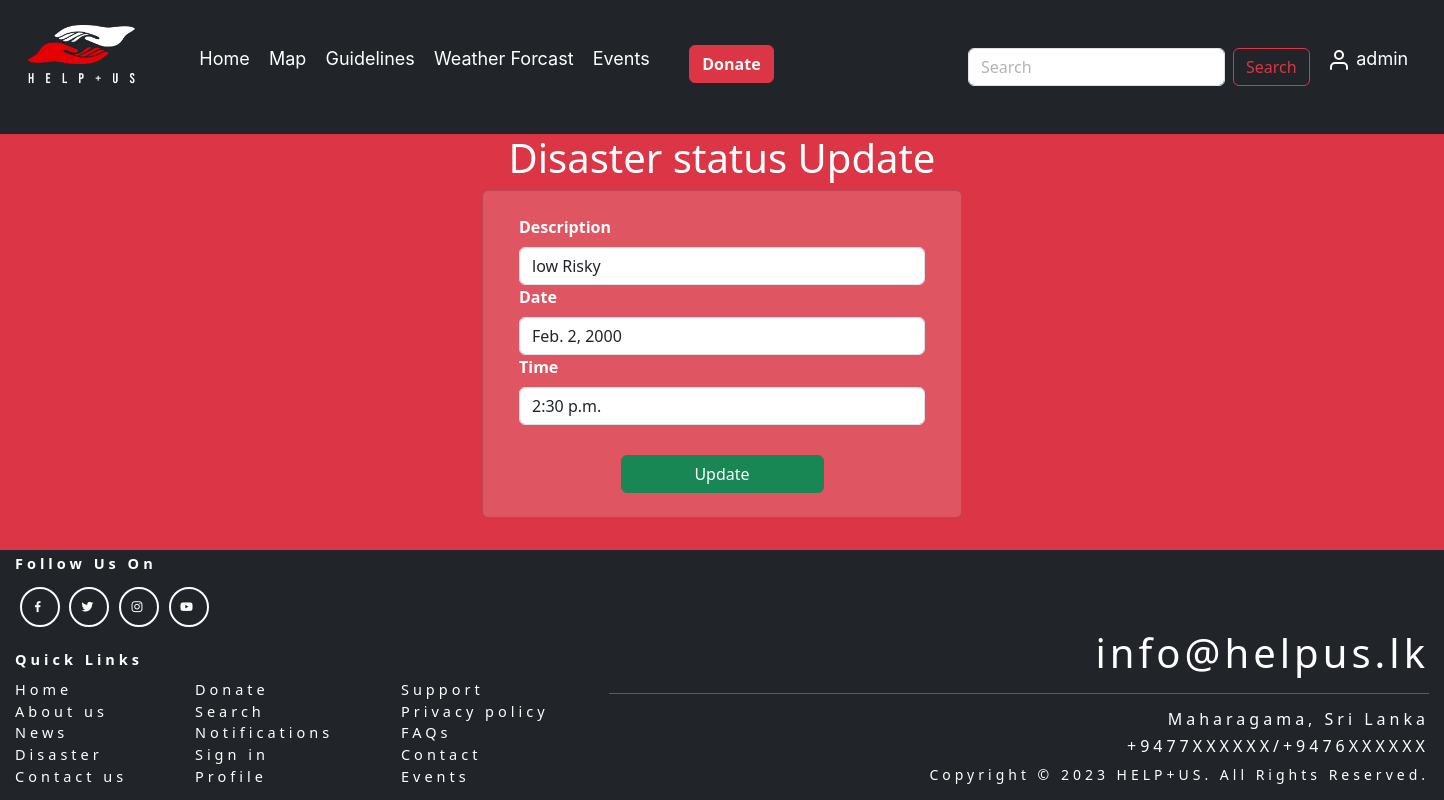
/app/disasterupdateview/3 (signed in), run on the app's committed database.
### app/models.py (models this page shows)
class Disaster(models.Model):
    description = models.CharField(max_length=45)
    date = models.DateField()
    time = models.TimeField()

### app/views.py (the view)
# urls.py: path('disasterupdateview/<int:pk>', DisatserUpdateView.as_view(), name='disaster_update'),
class DisatserUpdateView(PermissionRequiredMixin, UpdateView):
    permission_required = 'app.update_disaster'
    model = Disaster
    fields = '__all__'
    template_name_suffix = "_update"
    success_url = '../../app/disasterlistview'

### app/templates/app/disaster_update.html (shortened to what this page needs)
<!DOCTYPE html>
<html>
    {% extends "base.html" %}
    {% block content %}
<head>
    <link href="https://cdn.jsdelivr.net/npm/bootstrap@5.3.0-alpha3/dist/css/bootstrap.min.css" rel="stylesheet"
>
</head>
<body class="bg-danger">
    {% load static %}
    <div class="col-12">
        <h1 class="text-center text-white">Disaster status Update</h1>
    </div>
    <div class="card w-50 mb-6 container" style="max-width: 30rem; background-color: rgba(245, 245, 245, 0.164);">
        <div class="container-fluid p-4">
            <form method="POST">
                <div>
                    <label class="form-label text-white fw-semibold">Description</label>
                    <input value="{{disaster.description}}" name="description" class="form-control" placeholder="Risky">
                </div>
                <div>
                    <label class="form-label text-white fw-semibold">Date</label>
                    <input value="{{disaster.date}}" name="date" class="form-control" placeholder="12/11/2007">
                </div>
                <div>
                    <label class="form-label text-white fw-semibold">Time</label>
                    <input value="{{disaster.time}}" name="time" class="form-control" placeholder="14:30:59">
                </div>
                <div class="d-grid gap-2 col-6 mx-auto" style="margin-top: 30px;" >
                    <input class="btn btn-success" type="submit" value="Update">
                </div>
            </form>
        </div>
    </div>
</body>
{% endblock %}

### app/templates/base.html (shortened to what this page needs)
{% load static %}
<!DOCTYPE html>
<html lang="en">
<head>
    <link href="https://cdn.jsdelivr.net/npm/bootstrap@5.3.1/dist/css/bootstrap.min.css" rel="stylesheet"
>
    <link rel="stylesheet" href="https://unpkg.com/leaflet@1.9.4/dist/leaflet.css" />
    <link rel="stylesheet" href="https://cdn.jsdelivr.net/npm/leaflet.locatecontrol@0.79.0/dist/L.Control.Locate.min.css" />
    <link rel="stylesheet" href="https://unpkg.com/leaflet-control-geocoder/dist/Control.Geocoder.css" />
    <link href='https://unpkg.com/boxicons@2.0.7/css/boxicons.min.css' rel='stylesheet'>
    <link rel="stylesheet" href="{% static 'css/style.css' %}">
</head>
<body>
    <nav class="navbar navbar-expand-lg sticky-top bg-dark" style="font-size: 18px;">
        <div class="m-3">
            <div class="d-flex">
                <div class="container-fluid" >
                    <a class="navbar-brand" href="{% url 'home' %}">
                        <img src="{% static 'app/images/helpus.png'%}" alt="Logo" width="auto" height="60"
                            class="d-inline-block align-text-top">
                    </a>
                </div>
                <div class="d-flex justify-content-evenly">
                    <div class="m-3" style="word-wrap: break-word; white-space: nowrap;">
                        <ul class="navbar-nav me-auto mb-2 mb-lg-0">
                            <li class="nav-item">
                                <a class="nav-item" style="font-family:inter" aria-current="page" href="{% url 'home' %}">Home</a>
                            </li>
                            <li class="nav-item">
                                <a id="map-link" class="nav-item" style="font-family: inter" aria-current="page" href="{% url 'map' %}">Map</a>
                            </li>
                            <li class="nav-item">
                                <a class="nav-item" href="{% url 'guidelines'%}" style="font-family:inter">Guidelines</a>
                            </li>
                            <li class="nav-item dropdown" style="font-family:inter">
                                <a class="nav-item" href="#" role="button" data-bs-toggle="dropdown"
                                    aria-expanded="false">
                                    Weather Forcast</a>
                            </li>
                            <li class="nav-item dropdown" style="font-family:inter">
                                <a class="nav-item" href="#" role="button" data-bs-toggle="dropdown"
                                    aria-expanded="false">
                                    Events
                                </a>
                            </li>
                            <li class="nav-donate">
                                <button class="btn btn-danger">
                                    <a class="link-light fw-semibold" href="../donate" style="text-decoration: none;">Donate</a>
                                </button>
                            </li>
                            <div class="m-2" style="width: 33rem; padding-left: 80px;">
                                <span class="d-flex justify-content-end">
                                    <form class="d-flex " role="search">
                                        <input class="form-control me-2" type="search" placeholder="Search" aria-label="Search">
                                        <button class="btn btn-outline-danger" type="submit">Search</button>
                                    </form>
                                </span>
                            </div>
                            <li class="nav-item dropdown" style="font-family:inter">
                                <a class="nav-item" href="#" role="button" data-bs-toggle="dropdown"
                                    aria-expanded="false">
                                    <svg xmlns="http://www.w3.org/2000/svg" width="24" height="24" viewBox="0 0 24 24" fill="none" stroke="currentColor" stroke-width="2" stroke-linecap="round" stroke-linejoin="round" class="feather feather-user">
                                        <path d="M20 21v-2a4 4 0 0 0-4-4H8a4 4 0 0 0-4 4v2"></path>
                                        <circle cx="12" cy="7" r="4"></circle>
                                    </svg>
                                    {{user.username}}</a>
                            </li>
                        </ul>
                    </div>
                </div>
            </div>
        </div>
    </nav>
    {% block content%}
    {% endblock%}
    <footer style="font-size: 14.5px;">
        <section style="text-align: left; margin-left:12px; width: max-content; float:left;">
            <div>
                <div><b>Follow Us On</b></div>
                <div class = "social-links">
                    <a href = "#"><i class='bx bxl-facebook'></i></a>
                    <a href = "#"><i class='bx bxl-twitter'></i></a>
                    <a href = "#"><i class='bx bxl-instagram'></i></a>
                    <a href = "#"><i class='bx bxl-youtube'></i></a>
                </div>
            </div>
            <div>
                <span><b>Quick Links</b></span>
            </div>
            <div style="width: fit-content; float: left; margin-top: 8px;">
                <div style="display: inline-block; margin-right: 60px; text-align: justify;">
                    <a href="#" style="color: white; text-decoration: none;">Home</a><br>
                    <a href="#" style="color: white; text-decoration: none;">About us</a><br>
                    <a href="#" style="color: white; text-decoration: none;">News</a><br>
                    <a href="#" style="color: white; text-decoration: none;">Disaster</a><br>
                    <a href="#" style="color: white; text-decoration: none;">Contact us</a>
                </div>
                <div style="display: inline-block; margin-right: 60px; text-align: justify;">
                    <a href="#" style="color: white; text-decoration: none;">Donate</a><br>
                    <a href="#" style="color: white; text-decoration: none;">Search</a><br>
                    <a href="#" style="color: white; text-decoration: none;">Notifications</a><br>
                    <a href="#" style="color: white; text-decoration: none;">Sign in</a><br>
                    <a href="#" style="color: white; text-decoration: none;">Profile</a>
                </div>
                <div style="display: inline-block; margin-right: 60px; text-align: justify;">
                    <a href="#" style="color: white; text-decoration: none;">Support</a><br>
                    <a href="#" style="color: white; text-decoration: none;">Privacy policy</a><br>
                    <a href="#" style="color: white; text-decoration: none;">FAQs</a><br>
                    <a href="#" style="color: white; text-decoration: none;">Contact</a><br>
                    <a href="#" style="color: white; text-decoration: none;">Events</a>
                </div>
             </div>
            </section>
            <section style="text-align: right; margin-right: 12px; margin-top: 76px;">
                <h1>info@helpus.lk</h1>
                <hr>
                <h6>Maharagama, Sri Lanka</h6>
                <h6>+9477XXXXXX/+9476XXXXXX</h6>
                <span style="font-size: 14px;">Copyright © 2023 HELP+US. All Rights Reserved.</span>
            </section>
    </footer>
</body>
</html>

### app/static/css/style.css (style rules this page uses)
.nav-item { flex: 1; text-align: center; padding: 0.3rem; cursor: pointer; transition: background-color 0.5s ease, color 0.5s ease; text-decoration: none; color:white ; margin-bottom: -10px; }
.nav-donate { padding-left: 30px; padding-top: 5px; }
footer { background: var(--exDark); color: #fff; text-align: center; padding: 2rem 0; }
.social-links { display: flex; justify-content: center; margin-bottom: 1.4rem; }
.social-links a { border: 2px solid #fff; color: #fff; display: block; width: 40px; height: 40px; display: flex; justify-content: center; align-items: center; border-radius: 50%; text-decoration: none; margin: 0 0.3rem; transition: all 0.5s ease; }

### app/templates/base.html (style rules this page uses)
body { display: flex; flex-direction: column; min-height: 100vh; margin: 0; }
footer { padding: 3px; background-color:#212529; color: white; height:250px; letter-spacing: 4px; margin-top: auto; }
.social-links { margin-top: 12px; display: flex; justify-content: left; margin-bottom: 1.4rem; }
.social-links a { border: 2px solid #fff; color: #fff; display: block; width: 40px; height: 40px; display: flex; justify-content: center; align-items: center; border-radius: 50%; text-decoration: none; margin: 0 0.3rem; transition: all 0.5s ease; }

### app/templates/app/disaster_update.html (style rules this page uses)
.form-control::placeholder { color: rgba(5, 5, 5, 0.301); }

### data on the page
Disaster: description "low Risky", date "Feb. 2, 2000", time "2:30 p.m."

### other printed values
{{ user.username }} "admin"
